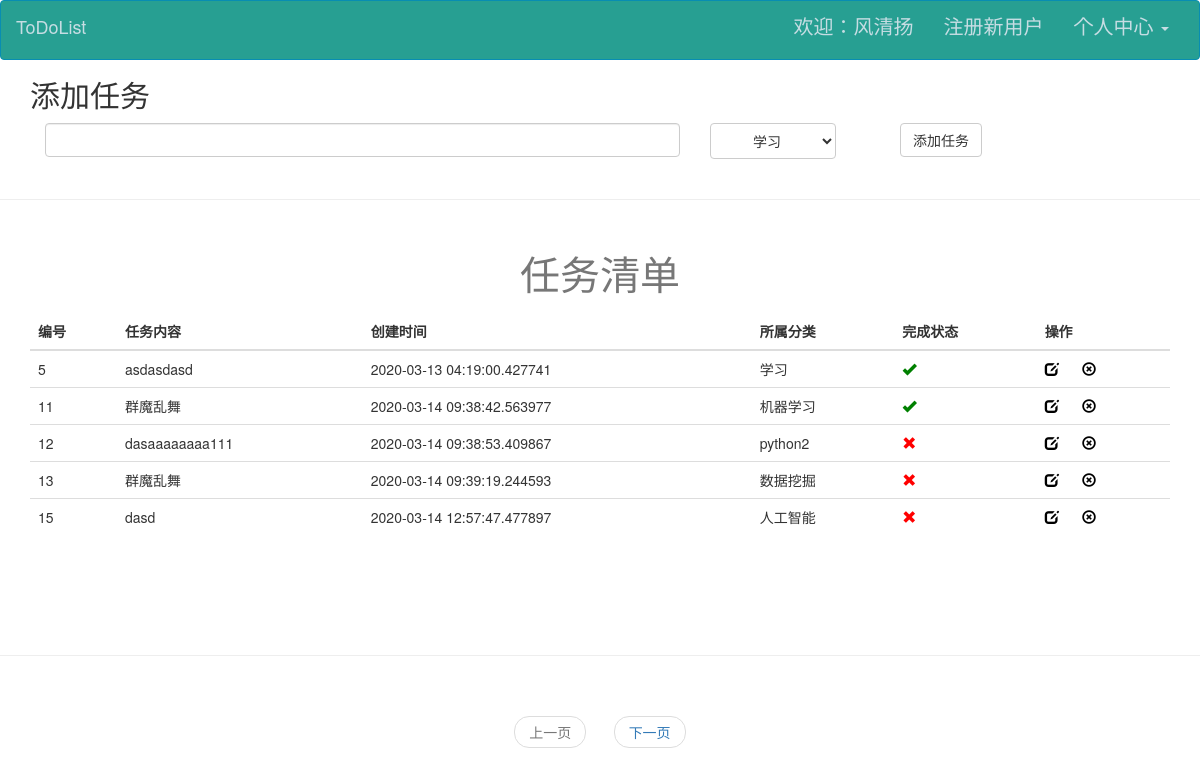
Page /todo/list/ (signed in) on the committed database.
### app/models.py (models this page shows, shortened)
class User(UserMixin, db.Model):
    __tablename__ = 'users'
    id = db.Column(db.Integer, primary_key=True)
    username = db.Column(db.String(64), unique=True, nullable=False)
    email = db.Column(db.String(50))
    password_hash = db.Column(db.String(200))
    role_id = db.Column(db.Integer, db.ForeignKey('roles.id'))
    confirmed = db.Column(db.Boolean, default=False)
    name = db.Column(db.String(64))
    location = db.Column(db.String(64))  # 所在地
    about_me = db.Column(db.Text())  # 自我介绍
    create_time = db.Column(db.DateTime(), default=datetime.utcnow)
    last_seen = db.Column(db.DateTime(), default=datetime.utcnow)
    todos = db.relationship('Todo', backref='user')
    categories = db.relationship('Category', backref='user')
    @property
    def password(self):
        raise AttributeError('password is not a readable attribute')

class Todo(db.Model):
    __tablename__ = 'todos'
    id = db.Column(db.Integer, autoincrement=True, primary_key=True)
    content = db.Column(db.String(100))
    status = db.Column(db.Boolean, default=False)
    add_time = db.Column(db.DateTime, default=datetime.utcnow)
    user_id = db.Column(db.Integer, db.ForeignKey('users.id'))
    category_id = db.Column(db.Integer, db.ForeignKey('categories.id'))

class Category(db.Model):
    __tablename__ = 'categories'
    id = db.Column(db.Integer, autoincrement=True, primary_key=True)
    name = db.Column(db.String(20), unique=True)
    add_time = db.Column(db.DateTime, default=datetime.utcnow)
    user_id = db.Column(db.Integer, db.ForeignKey('users.id'))
    todos = db.relationship('Todo', backref='category')

### app/todo/views.py (the view)
@todo.route('/list/')
@login_required
def list():
    form = AddTodoForm()
    page = int(request.args.get('page', 1))
    todoPageObj = Todo.query.filter_by(user_id=current_user.id).paginate(
        page, per_page=current_app.config['PRE_PAGE']
    )
    return render_template('todo/list.html', todoPageObj=todoPageObj, form=form)

### app/todo/forms.py
class AddTodoForm(FlaskForm):
    content = StringField(
        label='任务内容',
        validators=[DataRequired()],
        render_kw={
            "class": "form-control",
        }
    )
    category = SelectField(
        label='任务类型',
        coerce=int,
        render_kw={
            "class": "btn btn-default",
        }
    )
    submit = SubmitField(
        label='添加任务',
        render_kw={
            "class": "btn btn-default",
        }
    )
    def __init__(self):
        super(AddTodoForm, self).__init__()
        categories = Category.query.all()
        if categories:
            self.category.choices = [(item.id, item.name) for item in
                                     categories]
        else:
            self.category.choices = [(-1, "请先创建分类")]

### app/auth/views.py (called while the page is built)
@auth.before_app_request
def before_request():
    if current_user.is_authenticated \
            and not current_user.confirmed \
            and request.endpoint[:5] != 'auth.' \
            and request.endpoint != 'static':
        return redirect(url_for('auth.unconfirmed'))

### app/models.py (called while the page is built)
@login_manager.user_loader
def load_user(user_id):
    return User.query.get(int(user_id))

### app/templates/todo/list.html (shortened to what this page needs)
{% extends 'base.html' %}
{% block content %}
    <div class="container">
        <h2 style="font-family: 仿宋">添加任务</h2>
        <form action="{{ url_for('todo.add') }}" method="post">
            <div class="col-lg-10,col-lg-offset-2l">
                <div class="col-lg-7">
                    {{ form.content() }}
                </div>
                <div class="col-lg-1 ">
                    {{ form.category() }}
                </div>
                <div class="col-lg-3 col-lg-offset-1 ">
                    {{ form.submit() }}
                </div>
            </div>
        </form>
    </div>
    <br>
    <hr>
    <br>
    <div class="container">
        <table class="table table-hover">
            <caption id='caption-style'>任务清单</caption>
            <thead>
            <tr>
                <th>编号</th>
                <th>任务内容</th>
                <th>创建时间</th>
                <th>所属分类</th>
                <th>完成状态</th>
                <th>操作</th>
            </tr>
            </thead>
            <tbody>
            {% for todo in todoPageObj.items %}
                <tr>
                    <td>{{ todo.id }}</td>
                    <td>{{ todo.content }}</td>
                    <td>{{ todo.add_time }}</td>
                    <td>{{ todo.category.name }}</td>
                    <td>
                        {% if todo.status %}
                            <a href="{{ url_for('todo.undo',id = todo.id) }}"><span
                                    class="glyphicon glyphicon-ok status-success"></span></a>
                        {% else %}
                            <a href="{{ url_for('todo.done',id = todo.id) }}"><span
                                    class="glyphicon glyphicon-remove status-fail"></span></a>
                        {% endif %}
                    </td>
                    <td>
                        <a href="{{ url_for('todo.edit',id = todo.id) }}"><span class=" glyphicon glyphicon-edit "
                                                                                style="color: black"></span></a>&nbsp;&nbsp;&nbsp;&nbsp;&nbsp;
                        <a href="{{ url_for('todo.delete',id= todo.id) }}"><span
                                class="glyphicon glyphicon-remove-circle" style="color: black"></span></a>
                    </td>
                </tr>
            {% endfor %}
            </tbody>
        </table>
    </div>
    <br>
    <br><br>
    <br>
    <hr>
    <br>
    <nav aria-label="paginate-part">
        <ul class="pager">
            {% if todoPageObj.has_prev %}
                <li><a href="{{ url_for('todo.list') }}?page={{ todoPageObj.prev_num }}">上一页</a></li>
            {% else %}
                <li class="disabled"><a href="#">上一页</a></li>
            {% endif %}
            {% if todoPageObj.has_next %}
                <li><a href="{{ url_for('todo.list') }}?page={{ todoPageObj.next_num }}">下一页</a></li>
            {% else %}
                <li class="disabled"><a href="#">下一页</a></li>
            {% endif %}
        </ul>
    </nav>
{% endblock %}

### app/templates/base.html (shortened to what this page needs)
<!DOCTYPE html>
<html lang="en">
<head>
    <link rel="stylesheet" href="{{ url_for('static',filename='css/bootstrap.min.css') }}">
    <link rel="stylesheet" href="{{ url_for('static',filename='css/index.css') }}">
    <link rel="stylesheet" href="{{ url_for('static',filename='css/font.css') }}">
</head>
<body>
<nav id='box-nav' class="navbar navbar-inverse">
    <div class="container-fluid">
        <div class="navbar-header">
            <a class="navbar-brand" href="{{ url_for('auth.index') }}">ToDoList</a>
        </div>
        <div class="collapse navbar-collapse" id="bs-example-navbar-collapse-1">
            <ul class="nav navbar-nav navbar-right">
                {% if current_user.is_authenticated %}
                    <li>
                        <a href="{{ url_for('user.get_userInfo',id = current_user.id) }}">欢迎：{{ current_user.username }}</a>
                    </li>
                    <li><a href="{{ url_for('auth.register') }}">注册新用户</a></li>
                    <li class="dropdown">
                        <a href="#" class="dropdown-toggle" data-toggle="dropdown" role="button" aria-haspopup="true"
                           aria-expanded="false">个人中心 <span class="caret"></span></a>
                    </li>
                {% else %}
                    <li><a href="{{ url_for('auth.login') }}">登录</a></li>
                {% endif %}
            </ul>
        </div>
    </div>
</nav>
{% block content %}
{% endblock %}
</body>
</html>

### app/static/css/index.css (style rules this page uses)
#caption-style { font-family: 仿宋; font-size: 40px; text-align: center; }
#box-nav { margin-bottom: 0px; }
.navbar-inverse { background-color: #279f92; border-color: #088db2; height: 60px; font-size: 20px; }
.navbar-inverse .navbar-brand { color: #c6dde3; }
.navbar-inverse .navbar-nav > li > a { color: #c6dde3; }
.navbar-inverse .navbar-collapse, .navbar-inverse .navbar-form { border-color: #c6dde3; }
.status-success { color: green; }
.status-fail { color: red; }

### rows in the picture
User: username "风清扬"
Todo: id "5", content "asdasdasd", add_time "2020-03-13 04:19:00.427741", category.name "学习"
Todo: id "11", content "群魔乱舞", add_time "2020-03-14 09:38:42.563977", category.name "机器学习"
Todo: id "12", content "dasaaaaaaaa111", add_time "2020-03-14 09:38:53.409867", category.name "python2"
Todo: id "13", content "群魔乱舞", add_time "2020-03-14 09:39:19.244593", category.name "数据挖掘"
Todo: id "15", content "dasd", add_time "2020-03-14 12:57:47.477897", category.name "人工智能"
